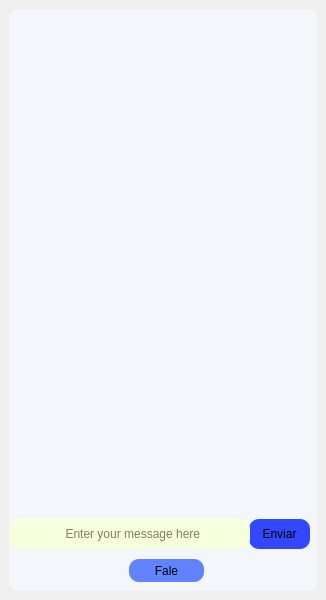
<?xml version="1.0" encoding="UTF-8"?>
<ui version="4.0">
 <class>MainWindow</class>
 <widget class="QMainWindow" name="MainWindow">
  <property name="geometry">
   <rect>
    <x>0</x>
    <y>0</y>
    <width>326</width>
    <height>600</height>
   </rect>
  </property>
  <property name="windowTitle">
   <string>MainWindow</string>
  </property>
  <property name="styleSheet">
   <string notr="true"/>
  </property>
  <widget class="QWidget" name="centralwidget">
   <layout class="QVBoxLayout" name="verticalLayout_2">
    <item>
     <layout class="QVBoxLayout" name="verticalLayout">
      <item>
       <widget class="QScrollArea" name="scrollArea_2">
        <property name="styleSheet">
         <string notr="true">background-color:#f3f6fb;border-radius:10px;
</string>
        </property>
        <property name="widgetResizable">
         <bool>true</bool>
        </property>
        <widget class="QWidget" name="scrollAreaWidgetContents_3">
         <property name="geometry">
          <rect>
           <x>0</x>
           <y>0</y>
           <width>306</width>
           <height>580</height>
          </rect>
         </property>
         <widget class="QScrollArea" name="scrollArea">
          <property name="geometry">
           <rect>
            <x>0</x>
            <y>510</y>
            <width>305</width>
            <height>71</height>
           </rect>
          </property>
          <property name="sizePolicy">
           <sizepolicy hsizetype="Preferred" vsizetype="Fixed">
            <horstretch>0</horstretch>
            <verstretch>0</verstretch>
           </sizepolicy>
          </property>
          <property name="styleSheet">
           <string notr="true">border-color: rgb(255, 255, 255);</string>
          </property>
          <property name="widgetResizable">
           <bool>true</bool>
          </property>
          <widget class="QWidget" name="scrollAreaWidgetContents_2">
           <property name="geometry">
            <rect>
             <x>0</x>
             <y>0</y>
             <width>305</width>
             <height>71</height>
            </rect>
           </property>
           <widget class="QPushButton" name="pushButton">
            <property name="geometry">
             <rect>
              <x>240</x>
              <y>0</y>
              <width>61</width>
              <height>30</height>
             </rect>
            </property>
            <property name="layoutDirection">
             <enum>Qt::LeftToRight</enum>
            </property>
            <property name="autoFillBackground">
             <bool>false</bool>
            </property>
            <property name="styleSheet">
             <string notr="true">background-color: rgb(51, 71, 255);</string>
            </property>
            <property name="text">
             <string>Enviar</string>
            </property>
            <property name="icon">
             <iconset resource="sources.qrc">
              <normaloff>:/sources/arrow-34-24.ico</normaloff>:/sources/arrow-34-24.ico</iconset>
            </property>
           </widget>
           <widget class="QLineEdit" name="lineEdit">
            <property name="geometry">
             <rect>
              <x>0</x>
              <y>0</y>
              <width>241</width>
              <height>30</height>
             </rect>
            </property>
            <property name="styleSheet">
             <string notr="true">background-color: rgb(246, 255, 219);</string>
            </property>
            <property name="text">
             <string/>
            </property>
            <property name="maxLength">
             <number>32767</number>
            </property>
            <property name="alignment">
             <set>Qt::AlignCenter</set>
            </property>
            <property name="placeholderText">
             <string>  Enter your message here</string>
            </property>
            <property name="cursorMoveStyle">
             <enum>Qt::LogicalMoveStyle</enum>
            </property>
           </widget>
           <widget class="QPushButton" name="pushButton_2">
            <property name="geometry">
             <rect>
              <x>120</x>
              <y>40</y>
              <width>75</width>
              <height>23</height>
             </rect>
            </property>
            <property name="styleSheet">
             <string notr="true">background-color: rgb(97, 131, 255);</string>
            </property>
            <property name="text">
             <string>Fale</string>
            </property>
            <property name="icon">
             <iconset resource="sources.qrc">
              <normaloff>:/sources/microphone-5-24.ico</normaloff>:/sources/microphone-5-24.ico</iconset>
            </property>
           </widget>
          </widget>
         </widget>
         <widget class="QLabel" name="label">
          <property name="geometry">
           <rect>
            <x>10</x>
            <y>0</y>
            <width>291</width>
            <height>471</height>
           </rect>
          </property>
          <property name="text">
           <string/>
          </property>
         </widget>
        </widget>
       </widget>
      </item>
     </layout>
    </item>
   </layout>
  </widget>
 </widget>
 <resources>
  <include location="sources.qrc"/>
 </resources>
 <connections/>
</ui>
